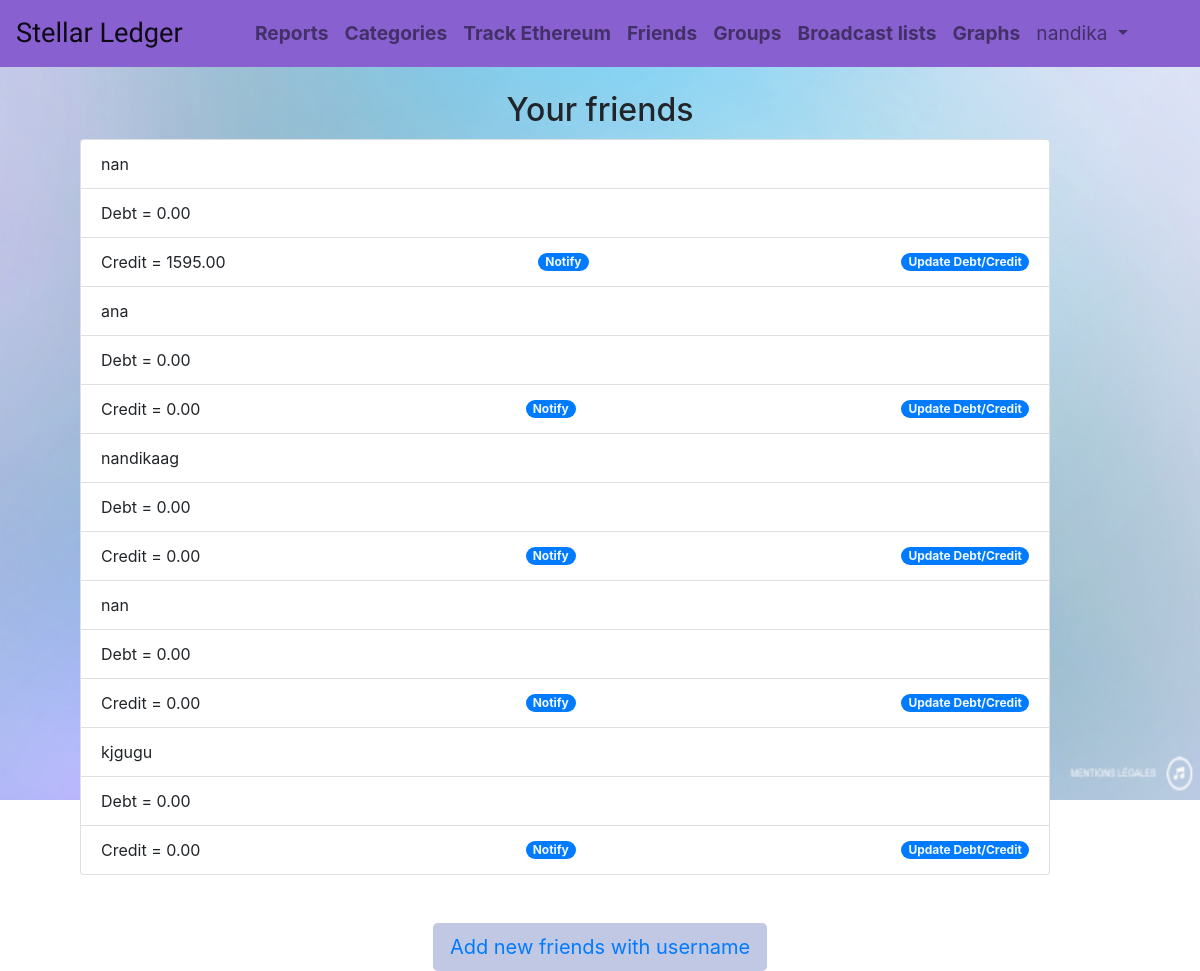
The app's page /friends/viewfriend/ (signed in) with its own data.
### friends/models.py (models this page shows)
class Friend(models.Model):
    user = models.ForeignKey(User, on_delete=models.CASCADE)
    friend_username = models.CharField(max_length=20)
    debt = models.DecimalField(default=0.00, decimal_places=2, max_digits=10, blank=True)
    credit = models.DecimalField(default=0.00, decimal_places=2, max_digits=10, blank=True)
    date = models.DateField(default=date.today(), blank=True)
    due_date = models.DateField(null=True, blank=True)

### friends/views.py (called while the page is built)
@verified_email_required
def view_friends(request):
    friend = Friend.objects.filter(user=request.user)
    return render(request, "friends/friends.html", context={
        'friend': friend
    })

### templates/friends/friends.html
{% extends '../base.html' %}
{% block content %}
{% include '../navbar.html' %}
<br>
<h2 style="text-align: center;">Your friends</h2>
<ul class="list-group padding">
    {% for f in friend %}
    <li class="list-group-item d-flex justify-content-between align-items-center">
    {{ f.friend_username }}
    <li class="list-group-item d-flex justify-content-between align-items-center">
        Debt = {{ f.debt }}
    <li class="list-group-item d-flex justify-content-between align-items-center">
        Credit = {{ f.credit }}
        <span class="badge badge-primary badge-pill"><a href="{% url 'notify' f.friend_username %}" style="color:aliceblue">Notify</a></span>
    <span class="badge badge-primary badge-pill"><a href="{% url 'adddebt' f.friend_username %}" style="color:aliceblue">Update Debt/Credit</a></span>
    </li>
    </li>
    </li>
    {% endfor %}
</ul>
<br>
<br>
<div class=" d-flex align-items-center justify-content-center">
    <button type="button" class="btn btn-lg" style="background-color: #c1c8e4 !important;"><a href="{% url 'addfriend' %}">Add new friends with username</a></button>
</div>
{% endblock %}

### templates/navbar.html (shortened to what this page needs)
{% extends './base.html' %}
{% block navbar %}
<nav class="navbar navbar-expand-lg navbar-light" style="background-color: #8860d0;">
    <a style="font-family: Sofia, sans-serif; font-size: 170%;" class="navbar-brand" href="{% url 'home' %}">Stellar Ledger</a>
    <div class="collapse navbar-collapse justify-content-center" id="navbarNavDropdown" style=" font-size: 120%; font-weight: bold;">
      <ul class="navbar-nav">
        <li class="nav-item">
          <a class="nav-link" href="{% url 'viewTransaction' %}">Reports</a>
        </li>
        <li class="nav-item">
          <a class="nav-link" href="{% url 'viewCategories' %}">Categories</a>
        </li>
        <li class="nav-item">
          <a class="nav-link" href="#">Track Ethereum</a>
        </li>
        <li class="nav-item">
          <a class="nav-link" href="{% url 'viewFriend' %}">Friends</a>
        </li>
        <li class="nav-item">
          <a class="nav-link" href="#broadcast">Groups</a>
        </li>
        <li class="nav-item">
          <a class="nav-link" href="#broadcast">Broadcast lists</a>
        </li>
        <li class="nav-item">
          <a class="nav-link" href="#graph">Graphs</a>
        </li>
        {% if user.is_authenticated %}
        <li class="nav-item dropdown">
          <button class="nav-link dropdown-toggle" onclick="dropdown()" data-toggle="dropdown" aria-haspopup="true" aria-expanded="false" style="background-color: #8860d0;">
            {{ user.username }}
          </button>
        </li>
        {% else %}
        <li class="nav-item">
          <a class="nav-link" href="{% url 'account_login' %}">login</a>
        </li>
        {% endif %}
      </ul>
    </div>
  </nav>
{% endblock %}

### static/styles.css (style rules this page uses)
.padding { margin-top: 10px; margin-bottom: 10px; margin-right: 150px; margin-left: 80px; }
button { border: none; }

### records on screen
Friend: friend_username "nan", debt "0.00", credit "1595.00"
Friend: friend_username "ana", debt "0.00", credit "0.00"
Friend: friend_username "nandikaag", debt "0.00", credit "0.00"
Friend: friend_username "nan", debt "0.00", credit "0.00"
Friend: friend_username "kjgugu", debt "0.00", credit "0.00"

### other values on screen
{{ user.username }} "nandika"
